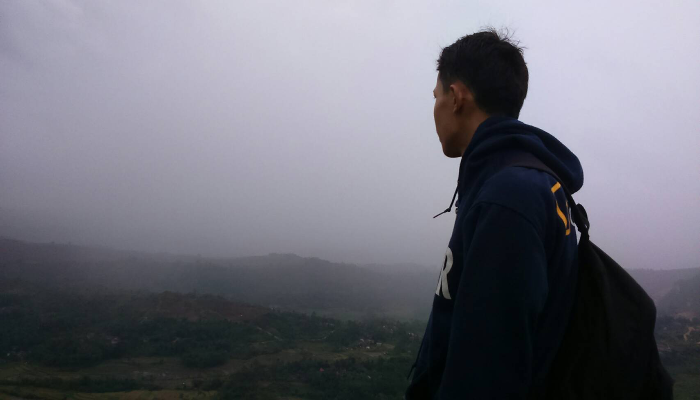
#> input picture dasar-dasar python/image/me.png, 700 x 400 px
$ python makeFrame.py
#> lines starting #> are read from the running program, lines starting #| are printed output that depends on the picture; after the words box and inside, x2 and y2 are one past the last pixel; in counts of white or black regions, pixels touching at a corner belong together
### dasar-dasar python/showImage.py
import cv2
import matplotlib.pyplot as plt

def showOneImage(image, title = 'Result'):
    cv2.imshow(title, image)
    cv2.waitKey(0)


# [4 lines left out: function showTwoImage, not called in this run]


def showOneImagePlt(image, title = 'Result'):
    plt.imshow(image), plt.title(title)
    plt.show()


# [4 lines left out: function showTwoImagePlt, not called in this run]

### dasar-dasar python/makeFrame.py
import cv2
import showImage

image = cv2.imread('./image/me.png')
#> image is the input picture: shape (400, 700, 3); mean B, G, R 122.2, 112, 111.7
result = image.copy() # copy image

thick = 20
black = 0

numberofrows = result.shape[0]
#> numberofrows = 400
numberofcolumns = result.shape[1]
#> numberofcolumns = 700

# top
for rows in range(thick):
    for columns in range(numberofcolumns):
        result[rows, columns] = black
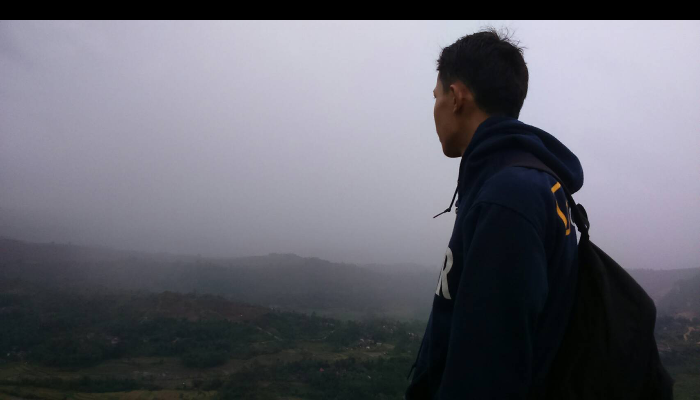
#> result: shape (400, 700, 3); 5% of pixels changed, all inside (x1, y1, x2, y2) = (0, 0, 700, 20)
# under
for rows in range(numberofrows - thick - 1, numberofrows):
    for columns in range(numberofcolumns):
        result[rows, columns] = black
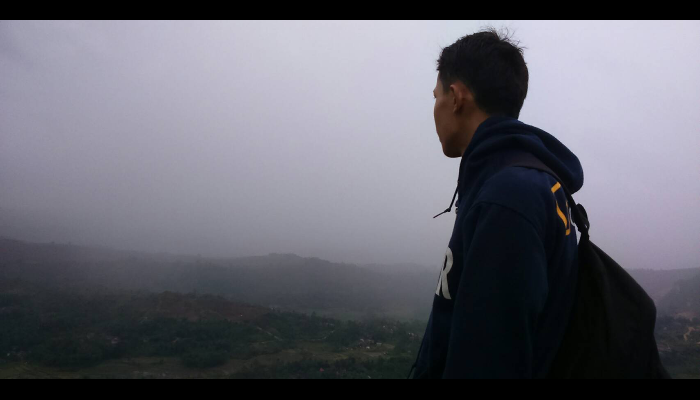
#> result: shape (400, 700, 3); 5.25% of pixels changed, all inside (x1, y1, x2, y2) = (0, 379, 700, 400)
# left
for rows in range(thick, numberofrows - thick - 1):
    for columns in range(thick):
        result[rows, columns] = black
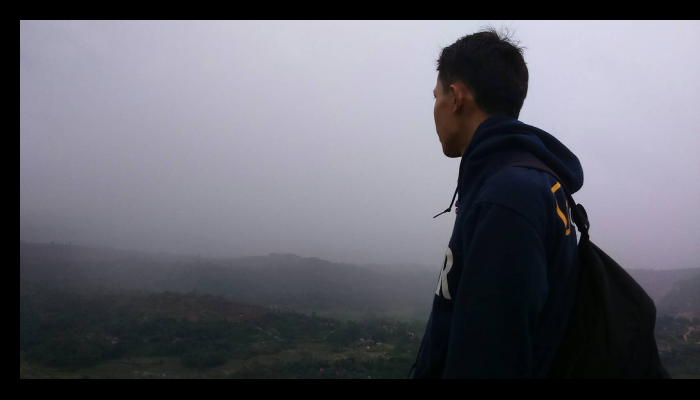
#> result: shape (400, 700, 3); 2.56% of pixels changed, all inside (x1, y1, x2, y2) = (0, 20, 20, 379)
# right
for rows in range(thick, numberofrows - thick - 1):
    for columns in range(numberofcolumns - thick - 1, numberofcolumns):
        result[rows, columns] = black
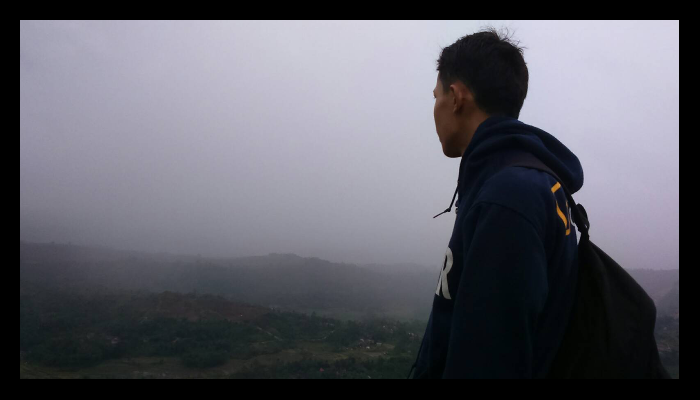
#> result: shape (400, 700, 3); 2.69% of pixels changed, all inside (x1, y1, x2, y2) = (679, 20, 700, 379)

showImage.showOneImage(result)
